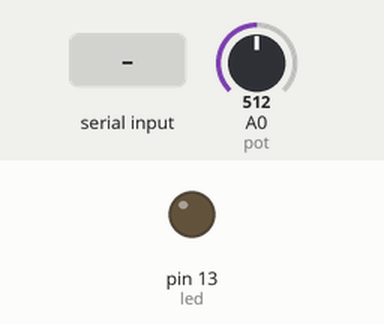
Simulated run of this sketch. Board: Arduino Uno, built with avr-gcc and run on an emulated ATmega328P. Shown: output pins drawn as LEDs (lit = HIGH). The inputs (shaded band) are chosen by the test bench; at power-on: A0 (pot) = 512. What the sketch prints to the serial monitor is not drawn.

Above: at 1.2 s.
1.3 s: "1" received over Serial
At 2.5 s:
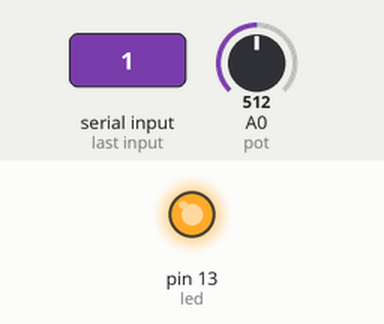
2.8 s: "0" received over Serial
At 4.2 s:
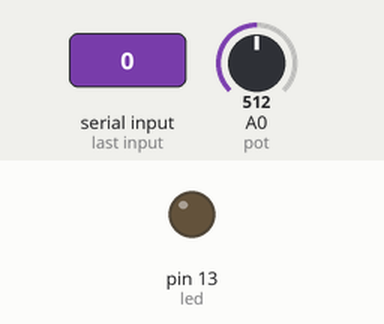
Timing chart, 0 to 5.8 s (numbered marks = the images above; inputs shaded):
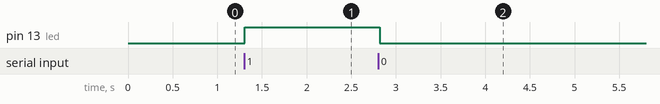

The sketch:

nov25a.ino
```cpp
int led = 13;

int pot = A0;

int pot_read;


void setup() {
 pinMode(led, OUTPUT);
 Serial.begin(9600);

}

void loop() {
pot_read = analogRead (pot);

int mapping = map (pot_read, 0, 1023, 0 , 255); // mapping for processing to read

Serial.println (mapping); // sending output to processing

if (Serial.available () > 0) {
  char state = Serial.read();

  if(state == '1') // if data recieved LED turns on
  {
    digitalWrite (led, HIGH);
  }
  if (state == '0') {
    digitalWrite (led, LOW);
  }
}
delay (50);

}
```

Measured:
- after the input at 1.3 s, pin 13 (led): LOW → HIGH at once
- after the input at 2.8 s, pin 13 (led): HIGH → LOW at once
